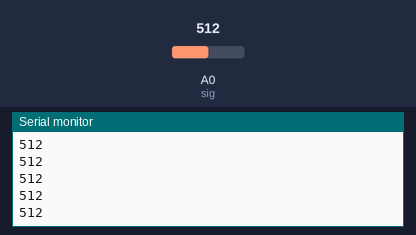
A sketch run on a simulated Arduino Uno, built with avr-gcc and run on an emulated ATmega328P. Parts: the last lines printed to the serial monitor. The inputs (shaded band) are chosen by the test bench; at power-on: A0 (sig) = 512.

Above: at 1.2 s.
1.3 s: A0 (sig) set to 716
At 1.31 s:
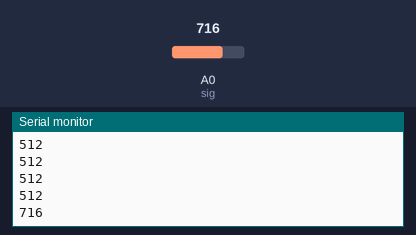
2.8 s: A0 (sig) set to 900
At 2.81 s:
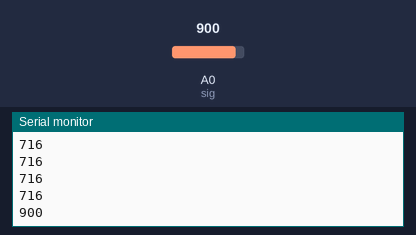
Timing chart, 0 to 5.8 s (numbered marks = the images above; inputs shaded):
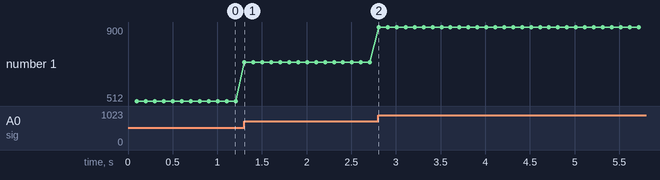

Measured:
- after the input at 1.3 s, the serial monitor: prints a new line at once (image 1)
- after the input at 2.8 s, the serial monitor: prints a new line at once (image 2)
- plotted number 1: 512 → 716 after the input at 1.3 s, 716 → 900 after the input at 2.8 s

The sketch:

infravermelho.ino
```cpp
int sig{A0};
long out{};

void setup()
{
    Serial.begin(9600);
    pinMode(sig, INPUT);
    Serial.print("pino sig = ");
    Serial.println(sig);
}

void loop()
{
    delay(100);
    out = analogRead(sig);
    Serial.println(out);
}
```
